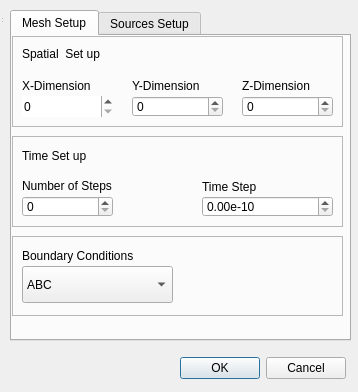
<?xml version="1.0" encoding="UTF-8"?>
<ui version="4.0">
 <class>optionwindow</class>
 <widget class="QDialog" name="optionwindow">
  <property name="geometry">
   <rect>
    <x>0</x>
    <y>0</y>
    <width>358</width>
    <height>392</height>
   </rect>
  </property>
  <property name="windowTitle">
   <string>MainWindow</string>
  </property>
  <widget class="QWidget" name="centralwidget" native="true">
   <property name="geometry">
    <rect>
     <x>0</x>
     <y>0</y>
     <width>361</width>
     <height>391</height>
    </rect>
   </property>
   <widget class="QDialogButtonBox" name="buttonBox">
    <property name="geometry">
     <rect>
      <x>180</x>
      <y>350</y>
      <width>166</width>
      <height>36</height>
     </rect>
    </property>
    <property name="standardButtons">
     <set>QDialogButtonBox::Cancel|QDialogButtonBox::Ok</set>
    </property>
   </widget>
   <widget class="QTabWidget" name="tabWidget">
    <property name="geometry">
     <rect>
      <x>10</x>
      <y>10</y>
      <width>341</width>
      <height>331</height>
     </rect>
    </property>
    <property name="currentIndex">
     <number>0</number>
    </property>
    <widget class="QWidget" name="MeshSetupTab">
     <attribute name="title">
      <string>Mesh Setup</string>
     </attribute>
     <widget class="QFrame" name="spaceFrame">
      <property name="geometry">
       <rect>
        <x>0</x>
        <y>0</y>
        <width>331</width>
        <height>91</height>
       </rect>
      </property>
      <property name="frameShape">
       <enum>QFrame::StyledPanel</enum>
      </property>
      <property name="frameShadow">
       <enum>QFrame::Raised</enum>
      </property>
      <widget class="QSpinBox" name="zDimBox">
       <property name="geometry">
        <rect>
         <x>230</x>
         <y>60</y>
         <width>91</width>
         <height>21</height>
        </rect>
       </property>
      </widget>
      <widget class="QLabel" name="zLabel">
       <property name="geometry">
        <rect>
         <x>230</x>
         <y>40</y>
         <width>91</width>
         <height>19</height>
        </rect>
       </property>
       <property name="text">
        <string>Z-Dimension</string>
       </property>
      </widget>
      <widget class="QSpinBox" name="yDimBox">
       <property name="geometry">
        <rect>
         <x>120</x>
         <y>60</y>
         <width>91</width>
         <height>21</height>
        </rect>
       </property>
      </widget>
      <widget class="QLabel" name="yLabel">
       <property name="geometry">
        <rect>
         <x>120</x>
         <y>40</y>
         <width>91</width>
         <height>20</height>
        </rect>
       </property>
       <property name="text">
        <string>Y-Dimension</string>
       </property>
      </widget>
      <widget class="QLabel" name="xLabel">
       <property name="geometry">
        <rect>
         <x>10</x>
         <y>40</y>
         <width>91</width>
         <height>19</height>
        </rect>
       </property>
       <property name="text">
        <string>X-Dimension</string>
       </property>
      </widget>
      <widget class="QSpinBox" name="xDimBox">
       <property name="geometry">
        <rect>
         <x>10</x>
         <y>60</y>
         <width>91</width>
         <height>21</height>
        </rect>
       </property>
       <property name="wrapping">
        <bool>false</bool>
       </property>
       <property name="frame">
        <bool>false</bool>
       </property>
       <property name="suffix">
        <string/>
       </property>
       <property name="prefix">
        <string/>
       </property>
      </widget>
      <widget class="QLabel" name="gridSizeLabel">
       <property name="geometry">
        <rect>
         <x>10</x>
         <y>10</y>
         <width>101</width>
         <height>16</height>
        </rect>
       </property>
       <property name="frameShape">
        <enum>QFrame::NoFrame</enum>
       </property>
       <property name="text">
        <string>Spatial  Set up</string>
       </property>
       <property name="textFormat">
        <enum>Qt::AutoText</enum>
       </property>
      </widget>
     </widget>
     <widget class="QFrame" name="timeFrame">
      <property name="geometry">
       <rect>
        <x>0</x>
        <y>100</y>
        <width>331</width>
        <height>91</height>
       </rect>
      </property>
      <property name="frameShape">
       <enum>QFrame::StyledPanel</enum>
      </property>
      <property name="frameShadow">
       <enum>QFrame::Raised</enum>
      </property>
      <widget class="QLabel" name="timeLabel">
       <property name="geometry">
        <rect>
         <x>10</x>
         <y>10</y>
         <width>81</width>
         <height>19</height>
        </rect>
       </property>
       <property name="text">
        <string>Time Set up</string>
       </property>
      </widget>
      <widget class="QSpinBox" name="stepNumberBox">
       <property name="geometry">
        <rect>
         <x>10</x>
         <y>60</y>
         <width>91</width>
         <height>21</height>
        </rect>
       </property>
      </widget>
      <widget class="QDoubleSpinBox" name="timeStepBox">
       <property name="geometry">
        <rect>
         <x>190</x>
         <y>60</y>
         <width>131</width>
         <height>21</height>
        </rect>
       </property>
       <property name="suffix">
        <string>e-10</string>
       </property>
      </widget>
      <widget class="QLabel" name="stepLabel">
       <property name="geometry">
        <rect>
         <x>10</x>
         <y>40</y>
         <width>121</width>
         <height>19</height>
        </rect>
       </property>
       <property name="text">
        <string>Number of Steps</string>
       </property>
      </widget>
      <widget class="QLabel" name="timeStepLabel">
       <property name="geometry">
        <rect>
         <x>190</x>
         <y>40</y>
         <width>111</width>
         <height>21</height>
        </rect>
       </property>
       <property name="text">
        <string>Time Step</string>
       </property>
      </widget>
     </widget>
     <widget class="QFrame" name="boundaryFrame">
      <property name="geometry">
       <rect>
        <x>0</x>
        <y>200</y>
        <width>331</width>
        <height>80</height>
       </rect>
      </property>
      <property name="frameShape">
       <enum>QFrame::StyledPanel</enum>
      </property>
      <property name="frameShadow">
       <enum>QFrame::Raised</enum>
      </property>
      <widget class="QLabel" name="boundaryLabel">
       <property name="geometry">
        <rect>
         <x>10</x>
         <y>10</y>
         <width>151</width>
         <height>19</height>
        </rect>
       </property>
       <property name="text">
        <string>Boundary Conditions</string>
       </property>
      </widget>
      <widget class="QComboBox" name="boundaryChoice">
       <property name="geometry">
        <rect>
         <x>10</x>
         <y>30</y>
         <width>151</width>
         <height>37</height>
        </rect>
       </property>
       <item>
        <property name="text">
         <string>ABC</string>
        </property>
       </item>
      </widget>
     </widget>
    </widget>
    <widget class="QWidget" name="SourcesTab">
     <attribute name="title">
      <string>Sources Setup</string>
     </attribute>
     <widget class="QComboBox" name="SourceBox">
      <property name="geometry">
       <rect>
        <x>20</x>
        <y>10</y>
        <width>126</width>
        <height>37</height>
       </rect>
      </property>
      <item>
       <property name="text">
        <string>Particle</string>
       </property>
      </item>
      <item>
       <property name="text">
        <string>Ricker</string>
       </property>
      </item>
     </widget>
     <widget class="QFrame" name="positionFrame">
      <property name="geometry">
       <rect>
        <x>0</x>
        <y>60</y>
        <width>331</width>
        <height>91</height>
       </rect>
      </property>
      <property name="frameShape">
       <enum>QFrame::StyledPanel</enum>
      </property>
      <property name="frameShadow">
       <enum>QFrame::Raised</enum>
      </property>
      <widget class="QSpinBox" name="zpositionBox">
       <property name="geometry">
        <rect>
         <x>230</x>
         <y>60</y>
         <width>91</width>
         <height>21</height>
        </rect>
       </property>
      </widget>
      <widget class="QLabel" name="zpositionLabel">
       <property name="geometry">
        <rect>
         <x>230</x>
         <y>40</y>
         <width>91</width>
         <height>19</height>
        </rect>
       </property>
       <property name="text">
        <string>Z Position</string>
       </property>
      </widget>
      <widget class="QSpinBox" name="ypositionBox">
       <property name="geometry">
        <rect>
         <x>120</x>
         <y>60</y>
         <width>91</width>
         <height>21</height>
        </rect>
       </property>
      </widget>
      <widget class="QLabel" name="ypositionLabel">
       <property name="geometry">
        <rect>
         <x>120</x>
         <y>40</y>
         <width>91</width>
         <height>20</height>
        </rect>
       </property>
       <property name="text">
        <string>Y Position</string>
       </property>
      </widget>
      <widget class="QLabel" name="xpositionLabel">
       <property name="geometry">
        <rect>
         <x>10</x>
         <y>40</y>
         <width>91</width>
         <height>19</height>
        </rect>
       </property>
       <property name="text">
        <string>X Position</string>
       </property>
      </widget>
      <widget class="QSpinBox" name="xpositionBox">
       <property name="geometry">
        <rect>
         <x>10</x>
         <y>60</y>
         <width>91</width>
         <height>21</height>
        </rect>
       </property>
       <property name="wrapping">
        <bool>false</bool>
       </property>
       <property name="frame">
        <bool>false</bool>
       </property>
       <property name="suffix">
        <string/>
       </property>
       <property name="prefix">
        <string/>
       </property>
      </widget>
      <widget class="QLabel" name="positionLabel">
       <property name="geometry">
        <rect>
         <x>10</x>
         <y>10</y>
         <width>111</width>
         <height>16</height>
        </rect>
       </property>
       <property name="frameShape">
        <enum>QFrame::NoFrame</enum>
       </property>
       <property name="text">
        <string>Position  Set up</string>
       </property>
       <property name="textFormat">
        <enum>Qt::AutoText</enum>
       </property>
      </widget>
     </widget>
     <widget class="QFrame" name="velocityFrame">
      <property name="geometry">
       <rect>
        <x>0</x>
        <y>160</y>
        <width>331</width>
        <height>91</height>
       </rect>
      </property>
      <property name="frameShape">
       <enum>QFrame::StyledPanel</enum>
      </property>
      <property name="frameShadow">
       <enum>QFrame::Raised</enum>
      </property>
      <widget class="QSpinBox" name="zvelocityBox">
       <property name="geometry">
        <rect>
         <x>230</x>
         <y>60</y>
         <width>91</width>
         <height>21</height>
        </rect>
       </property>
       <property name="maximumSize">
        <size>
         <width>91</width>
         <height>21</height>
        </size>
       </property>
      </widget>
      <widget class="QLabel" name="zvelocityLabel">
       <property name="geometry">
        <rect>
         <x>230</x>
         <y>40</y>
         <width>91</width>
         <height>19</height>
        </rect>
       </property>
       <property name="text">
        <string>Z Velocity</string>
       </property>
      </widget>
      <widget class="QSpinBox" name="yvelocityBox">
       <property name="geometry">
        <rect>
         <x>120</x>
         <y>60</y>
         <width>91</width>
         <height>21</height>
        </rect>
       </property>
      </widget>
      <widget class="QLabel" name="yvelocityLabel">
       <property name="geometry">
        <rect>
         <x>120</x>
         <y>40</y>
         <width>91</width>
         <height>20</height>
        </rect>
       </property>
       <property name="text">
        <string>Y Velocity</string>
       </property>
      </widget>
      <widget class="QLabel" name="xvelocityLabel">
       <property name="geometry">
        <rect>
         <x>10</x>
         <y>40</y>
         <width>91</width>
         <height>19</height>
        </rect>
       </property>
       <property name="text">
        <string>X Velocity</string>
       </property>
      </widget>
      <widget class="QSpinBox" name="xvelocityBox">
       <property name="geometry">
        <rect>
         <x>10</x>
         <y>60</y>
         <width>91</width>
         <height>21</height>
        </rect>
       </property>
       <property name="wrapping">
        <bool>false</bool>
       </property>
       <property name="frame">
        <bool>false</bool>
       </property>
       <property name="suffix">
        <string/>
       </property>
       <property name="prefix">
        <string/>
       </property>
      </widget>
      <widget class="QLabel" name="velocityLabel">
       <property name="geometry">
        <rect>
         <x>10</x>
         <y>10</y>
         <width>111</width>
         <height>16</height>
        </rect>
       </property>
       <property name="frameShape">
        <enum>QFrame::NoFrame</enum>
       </property>
       <property name="text">
        <string>Velocity Set up</string>
       </property>
       <property name="textFormat">
        <enum>Qt::AutoText</enum>
       </property>
      </widget>
     </widget>
    </widget>
   </widget>
  </widget>
  <widget class="QStatusBar" name="statusbar">
   <property name="geometry">
    <rect>
     <x>0</x>
     <y>0</y>
     <width>3</width>
     <height>24</height>
    </rect>
   </property>
  </widget>
 </widget>
 <resources/>
 <connections/>
</ui>
